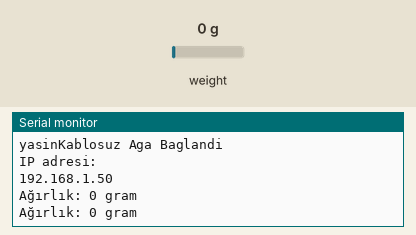
Recording of a sketch running on a simulated ESP8266 (NodeMCU). On the bench: the last lines printed to the serial monitor. The inputs (shaded band) are chosen by the test bench; at power-on: weight on the scale 0 g. WiFi joins after 1.5 s; servers stay silent unless stated.

Above: at 5.0 s.
5.1 s: weight on the scale set to 100 g
At 5.9 s:
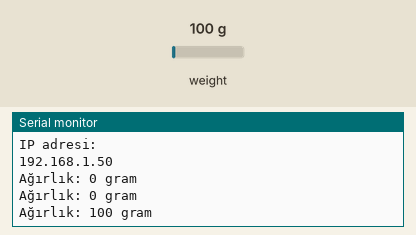
6.6 s: weight on the scale set to 1250 g
At 7.0 s:
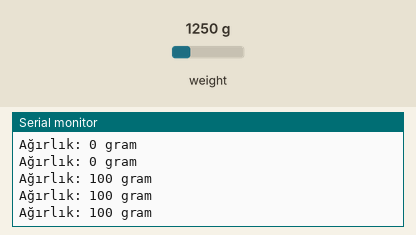
Timing chart, 0 to 9.6 s (numbered marks = the images above; inputs shaded):
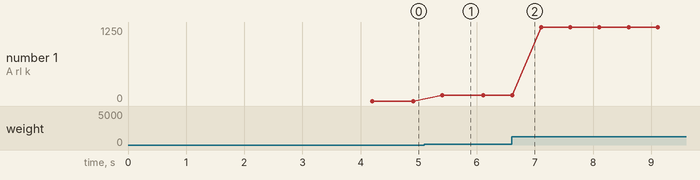

The sketch:

Proje.ino
```cpp
#define BLYNK_PRINT Serial
#include "HX711.h"
#include <ESP8266WiFi.h>;
#include <WiFiClient.h>;
#include <ThingSpeak.h>;
#include <Wire.h>
#include <BlynkSimpleEsp8266.h>

#define DOUT  D5
#define CLK  D6

char auth[] = "EBA6IKBdnQS8IcTLrLq2xbMPfKutAXUE";

HX711 scale;

WiFiClient client;
const char* ssid = "yasin";
char* password = "08388576bB";

unsigned long channelID = 1256513;
const char * writeAPIKey = "PWP1E3JFJKYBS7F3";

float calibration_factor = 888;

int agirlikDegeri;

String API = "BHWRNS3IVAYSDE03";
const char* thingSpeakHost = "api.thingspeak.com";
String metin;
int twitSayac1 = 0;
int twitSayac2 = 0;
int twitSayac3 = 0;
int twitSayac4 = 0;

void wifiSetup (){

  Serial.println(ssid);
  Serial.println(F("Kablosuz Agina Baglaniyor"));
  WiFi.begin(ssid, password);

  while (WiFi.status() != WL_CONNECTED) {
    delay(500);
    Serial.print(".");
  }
  Serial.println();
  Serial.print(ssid);
  Serial.println("Kablosuz Aga Baglandi");
  Serial.println("IP adresi: ");
  Serial.println(WiFi.localIP());

}

void setup() {
  Serial.begin(9600);
  scale.begin(DOUT, CLK);
  scale.set_scale();
  scale.tare();
  long zero_factor = scale.read_average();

  wifiSetup();
  ThingSpeak.begin(client);
  Blynk.begin(auth, ssid, password);
}

void loop() {
  Blynk.run();
  agirlik();
 }

void agirlik (){
  scale.set_scale(calibration_factor);
  agirlikDegeri = scale.get_units(), 10;

  if (agirlikDegeri < 0)
  {
    agirlikDegeri = 0;
  }
  if (agirlikDegeri < 100)
  {
    twitSayac2 = 0;
    ThingSpeak.writeField(channelID, 1,agirlikDegeri, writeAPIKey);
    Serial.print("Ağırlık: ");
    Serial.print(agirlikDegeri);
    Serial.print(" gram");
    Serial.println();
    if(twitSayac1 == 0){
     metin = "Kap boşaldı. Doldurur musun? #birkapdasendoldur T";
     twitAt(metin,twitSayac3);
     twitSayac3++;
     twitSayac1++;
     Blynk.virtualWrite(V0, agirlikDegeri);
     Blynk.virtualWrite(V1, agirlikDegeri);
     Blynk.notify("Kap boşaldı. Doldurur musun?");

    }
    delay(100);
   }
   if (agirlikDegeri >= 100)
   {
     twitSayac1 = 0;
     ThingSpeak.writeField(channelID, 1,agirlikDegeri, writeAPIKey);
     Serial.print("Ağırlık: ");
     Serial.print(agirlikDegeri);
     Serial.print(" gram");
     Serial.println();
     if(twitSayac2 == 0){
       metin = "Hayvanlara yardım ettiğin için teşekkürler. #birkapdasendoldur T";
       twitAt(metin,twitSayac4);
       twitSayac4++;
       twitSayac2++;
       Blynk.virtualWrite(V0, agirlikDegeri);
       Blynk.virtualWrite(V1, agirlikDegeri);
       Blynk.notify("Kap doldu! Hayvanlara destek olduğun için teşekkürler");
    }
     delay(100);
   }
}

void twitAt(String metin, int sayac){
   if(client.connect (thingSpeakHost, 80)){
    String  tsData = "api_key="+API+"&status=" + metin + sayac;

    client.print("POST /apps/thingtweet/1/statuses/update HTTP/1.1\n");
    client.print("Host: api.thingspeak.com\n");
    client.print("Connection: close\n");
    client.print("Content-Type: application/x-www-form-urlencoded\n");
    client.print("Content-Length: ");
    client.print(tsData.length());
    client.print("\n\n");

    client.print(tsData);
  }

}
```

Measured:
- after the input at 5.1 s, the serial monitor: prints a new line after 0.31 s (image 1)
- plotted number 1: 0 → 100 after the input at 5.1 s, 100 → 1250 after the input at 6.6 s
